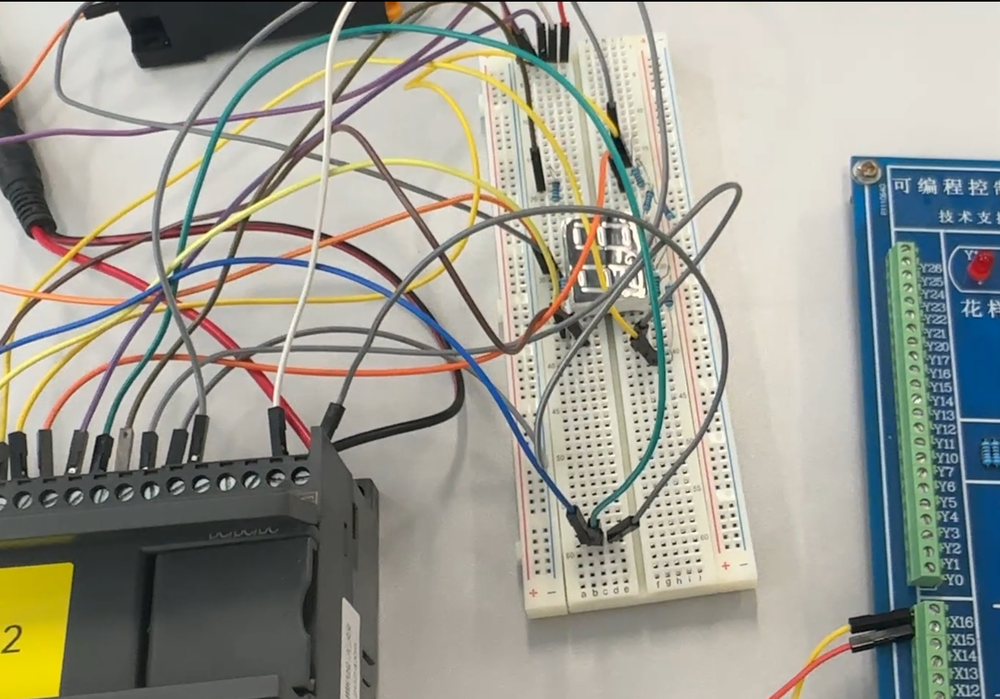
#> input picture labe01/src/屏幕截图 2026-01-06 103054.png, 1000 x 699 px, shrunk from 1818 x 1271 before the run, found by its file name
$ python main.py
#> lines starting #> are read from the running program, lines starting #| are printed output that depends on the picture
# 导入所需库
import cv2  # OpenCV 用于图像处理
import numpy as np  # NumPy 用于数值操作
import matplotlib.pyplot as plt  # Matplotlib 用于图像显示

# ===================== 任务1：读取测试图片 =====================
image_path = "/home/lenovo/cv-course/labe01/labe01/src/屏幕截图 2026-01-06 103054.png"  # 示例：测试图片路径
# 读取图片，cv2.imread 默认以 BGR 格式读取彩色图像
img = cv2.imread(image_path)
#> img is the input picture: shape (699, 1000, 3); mean B, G, R 146.1, 155.8, 155.9

# 检查图片是否成功读取
if img is None:
    raise ValueError(f"无法读取图片，请检查路径是否正确：{image_path}")

# ===================== 任务2：输出图像基本信息 =====================
# 获取图像尺寸：height(高度/长度)、width(宽度)、channels(通道数)
height, width = img.shape[:2]  # 前两个维度是高和宽
#> height = 699; width = 1000
channels = img.shape[2] if len(img.shape) == 3 else 1  # 彩色图3通道，灰度图无第3维度
#> channels = 3
dtype = img.dtype  # 图像数据类型（通常是uint8，即8位无符号整数）

# 终端打印信息
print("===== 图像基本信息 =====")
print(f"图像宽度：{width} 像素")
#| 图像宽度：1000 像素
print(f"图像高度（长度）：{height} 像素")
#| 图像高度（长度）：699 像素
print(f"图像通道数：{channels}")
#| 图像通道数：3
print(f"图像数据类型：{dtype}")
#| 图像数据类型：uint8
print(f"图像整体尺寸（高, 宽, 通道）：{img.shape}")
#| 图像整体尺寸（高, 宽, 通道）：(699, 1000, 3)

# ===================== 任务3：显示原图 =====================
# OpenCV 读取的是 BGR 格式，Matplotlib 显示需要转换为 RGB 格式
img_rgb = cv2.cvtColor(img, cv2.COLOR_BGR2RGB)

# 设置Matplotlib显示样式
plt.figure(figsize=(12, 8))

# 显示原图
plt.subplot(1, 2, 1)  # 1行2列，第1个位置
plt.imshow(img_rgb)
plt.title("原图 (Original Image)", fontsize=12)
plt.axis("off")  # 关闭坐标轴

# ===================== 任务4：转换为灰度图并显示 =====================
# 彩色图转灰度图（cv2.COLOR_BGR2GRAY 自动处理通道转换）
gray_img = cv2.cvtColor(img, cv2.COLOR_BGR2GRAY)
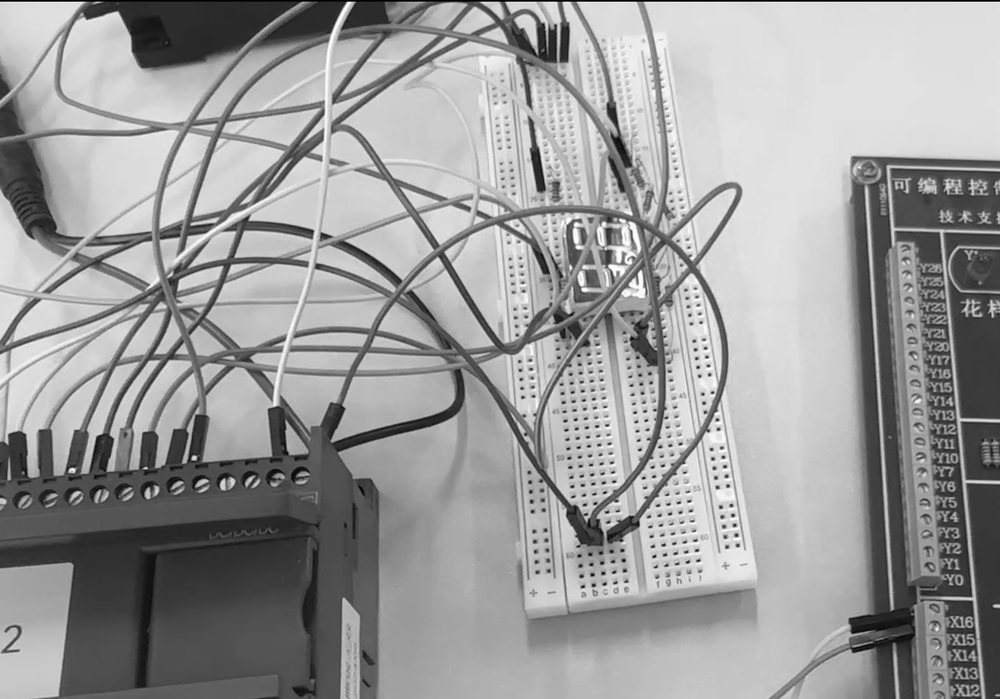
#> gray_img: shape (699, 1000); min 0, max 255, mean 154.7

# 显示灰度图
plt.subplot(1, 2, 2)  # 1行2列，第2个位置
plt.imshow(gray_img, cmap="gray")  # cmap="gray" 指定灰度色板
plt.title("灰度图 (Grayscale Image)", fontsize=12)
plt.axis("off")

# 显示所有图像
plt.tight_layout()  # 调整子图间距
plt.show()
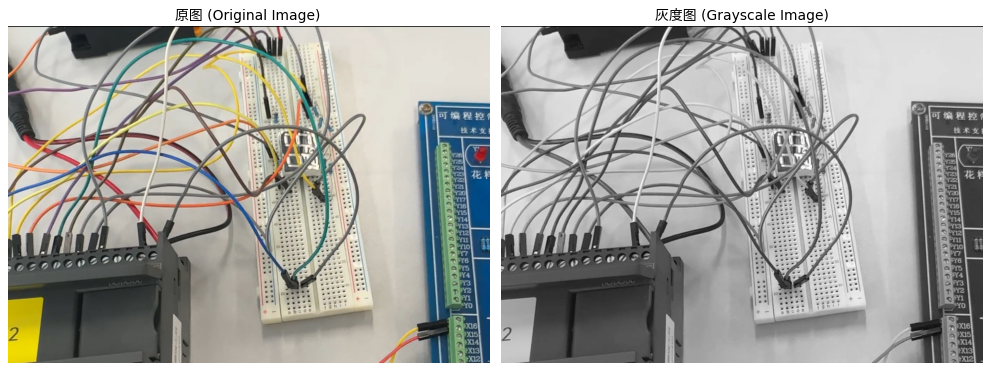
#> figure drawn by matplotlib, 2 panels

# ===================== 任务5：保存灰度图 =====================
gray_save_path = "gray_test.jpg"  # 灰度图保存路径
cv2.imwrite(gray_save_path, gray_img)
print(f"\n灰度图已保存至：{gray_save_path}")

# ===================== 任务6：NumPy 简单操作 =====================
print("\n===== NumPy 操作结果 =====")
# 操作1：输出指定像素值（示例：坐标 (100, 200)，注意OpenCV坐标是 (y, x) 即（行, 列））
pixel_y, pixel_x = 100, 200
original_pixel = img[pixel_y, pixel_x]  # 原图（BGR）该像素值
#> original_pixel = [160, 158, 158]
gray_pixel = gray_img[pixel_y, pixel_x]  # 灰度图该像素值
#> gray_pixel = 158
print(f"原图坐标 ({pixel_x}, {pixel_y}) 的像素值 (B, G, R)：{original_pixel}")
#| 原图坐标 (200, 100) 的像素值 (B, G, R)：[160 158 158]
print(f"灰度图坐标 ({pixel_x}, {pixel_y}) 的像素值：{gray_pixel}")
#| 灰度图坐标 (200, 100) 的像素值：158

# 操作2：裁剪左上角区域（示例：裁剪 200x200 像素的区域）
crop_size = 200
# NumPy 切片：img[行起始:行结束, 列起始:列结束]
crop_region = img[:crop_size, :crop_size]
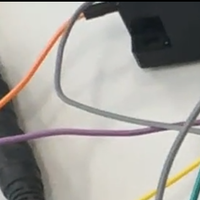
#> crop_region: shape (200, 200, 3); mean B, G, R 157.6, 162.9, 165.7
# 保存裁剪后的区域
crop_save_path = "crop_top_left.jpg"
cv2.imwrite(crop_save_path, crop_region)
print(f"左上角 {crop_size}x{crop_size} 区域已保存至：{crop_save_path}")
